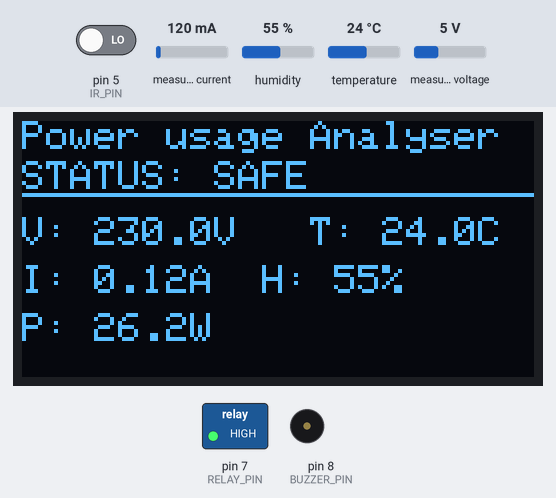
Simulated run of this sketch. Board: Arduino Uno, built with avr-gcc and run on an emulated ATmega328P. Parts: 128×64 one-colour display, switched loads named in the sketch (green lamp = pin HIGH), buzzer (waves = sounding, pin HIGH). The inputs (shaded band) are chosen by the test bench; at power-on: pin 5 (IR_PIN) LOW, measured current 120 mA, humidity 55 %, temperature 24 °C, measured voltage 5 V. What the sketch prints to the serial monitor is not drawn.

Above: at 3.2 s.
3.3 s: pin 5 (IR_PIN) driven HIGH
At 4.2 s:
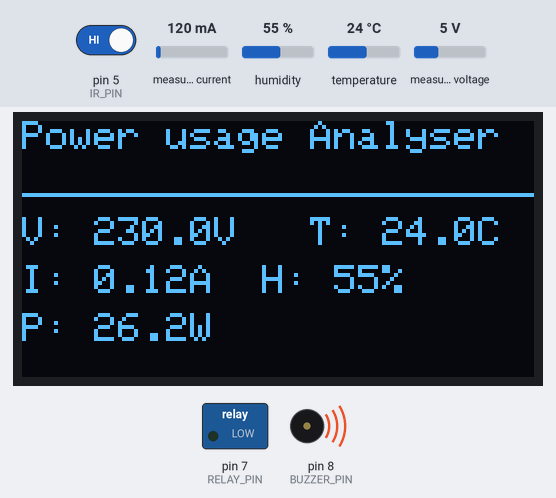
5.3 s: pin 5 (IR_PIN) driven LOW
At 5.9 s:
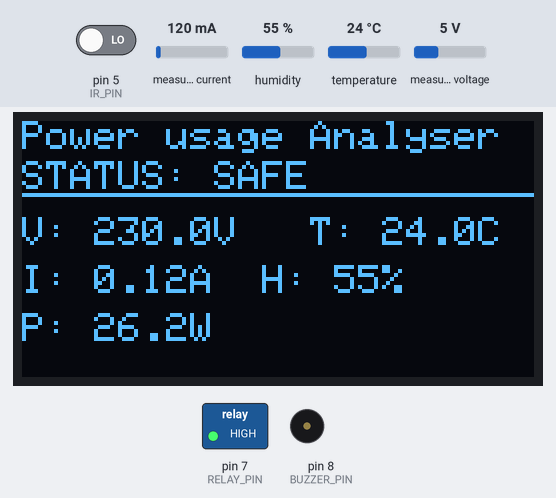
7.0 s: measured current set to 40 mA
At 7.9 s:
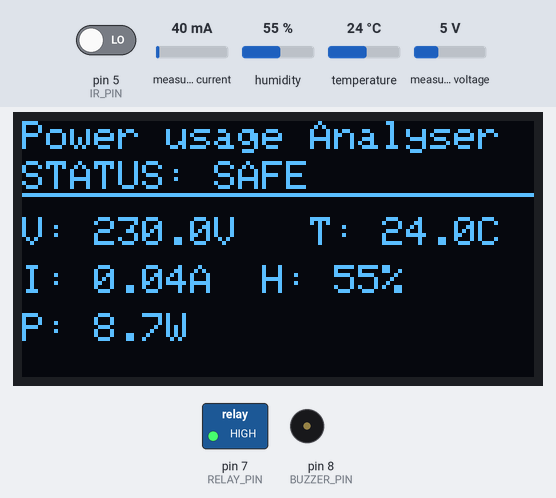
8.6 s: humidity set to 22 %
At 9.5 s:
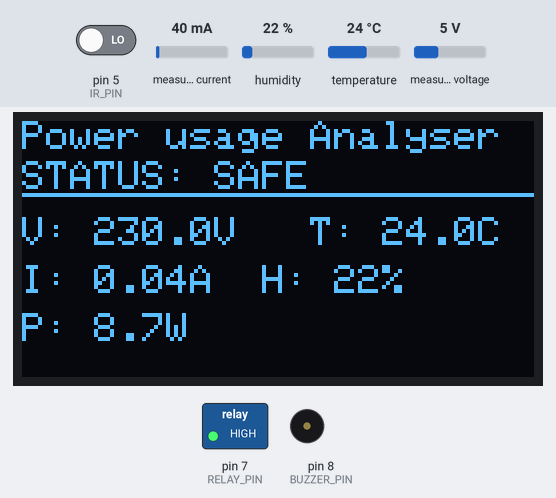
10.3 s: temperature set to 12 °C
At 13.1 s:
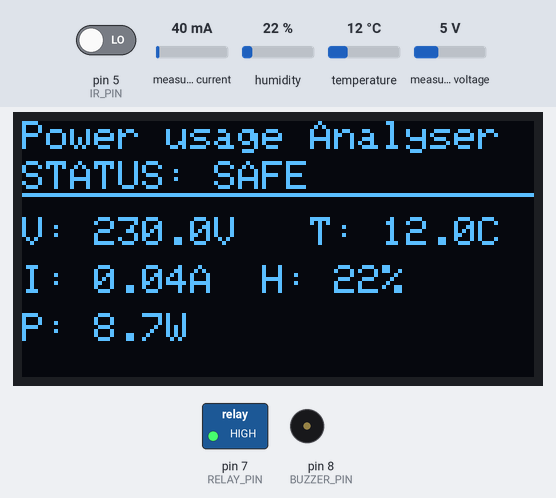
13.6 s: measured voltage set to 0.3 V
At 15.0 s:
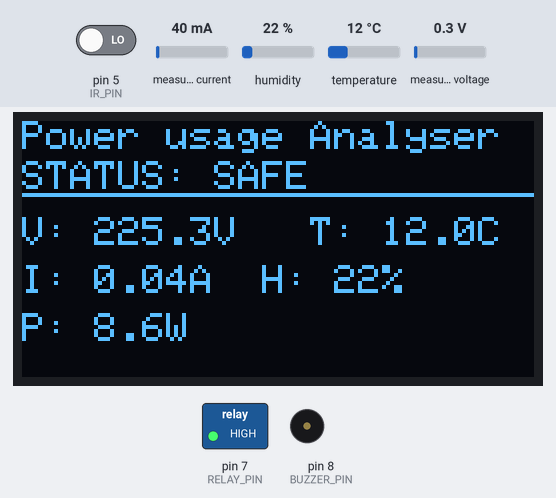
Timing chart, 0 to 16.3 s (numbered marks = the images above; inputs shaded):
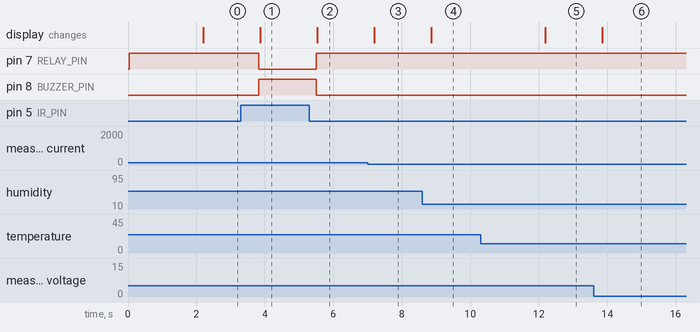

Measured:
- after the input at 3.3 s, pin 7 (RELAY_PIN): HIGH → LOW after 0.52 s; pin 8 (BUZZER_PIN): LOW → HIGH after 0.52 s; the display: changes after 0.56 s (image 1)
- after the input at 5.3 s, pin 7 (RELAY_PIN): LOW → HIGH after 0.20 s; pin 8 (BUZZER_PIN): HIGH → LOW after 0.20 s; the display: changes after 0.23 s (image 2)
- after the input at 7.0 s, the display: changes after 0.19 s (image 3)
- after the input at 8.6 s, the display: changes after 0.26 s (image 4)
- after the input at 10.3 s, the display: changes after 1.9 s (image 5)
- after the input at 13.6 s, the display: changes after 0.25 s (image 6)

The sketch:

Code.ino
```cpp
#include <PZEM004Tv30.h>
#include <DHT.h>
#include <Wire.h>
#include <Adafruit_GFX.h>
#include <Adafruit_SSD1306.h>

// --- PIN DEFINITIONS ---
#define DHTPIN 2
#define DHTTYPE DHT11
#define IR_PIN 5
#define RELAY_PIN 7
#define BUZZER_PIN 8

// --- INITIALIZE MODULES ---
// The V3 library handles SoftwareSerial natively, keeping the buffer cleaner
PZEM004Tv30 pzem(10, 11);
DHT dht(DHTPIN, DHTTYPE);

#define SCREEN_WIDTH 128
#define SCREEN_HEIGHT 64
Adafruit_SSD1306 display(SCREEN_WIDTH, SCREEN_HEIGHT, &Wire, -1);

void setup() {
  Serial.begin(9600);
  dht.begin();

  pinMode(IR_PIN, INPUT);
  pinMode(RELAY_PIN, OUTPUT);
  pinMode(BUZZER_PIN, OUTPUT);

  // Initialize OLED
  if(!display.begin(SSD1306_SWITCHCAPVCC, 0x3C)) {
    // Print errors in JSON format so Python doesn't crash on boot
    Serial.println(F("{\"Error\": \"OLED failed\"}"));
    for(;;);
  }

  display.clearDisplay();
  display.setTextColor(SSD1306_WHITE);

  // Energize-to-trip sequence
  digitalWrite(RELAY_PIN, HIGH);
  digitalWrite(BUZZER_PIN, LOW);

  delay(2000);
}

void loop() {
  // 1. READ PZEM SENSORS FIRST
  float v = pzem.voltage();
  float i = pzem.current();
  float p = pzem.power();
  float e = pzem.energy();

  // Micro-pause allows the SoftwareSerial buffer to completely clear
  // before the DHT11 disables the hardware interrupts.
  delay(50);

  // 2. READ DHT & DIGITAL SENSORS
  float t = dht.readTemperature();
  float h = dht.readHumidity();
  int irState = digitalRead(IR_PIN);

  // 3. INDEPENDENT NaN CLEANUP (Crucial for Python JSON parser)
  if(isnan(v)) v = 0.0;
  if(isnan(i)) i = 0.0;
  if(isnan(p)) p = 0.0;
  if(isnan(e)) e = 0.0;
  if(isnan(t)) t = 0.0;
  if(isnan(h)) h = 0.0;

  // 4. HARDWARE SAFETY INTERLOCK
  int isSafe;
  String statusText;

  if (irState == HIGH || v > 250.0) {
    digitalWrite(RELAY_PIN, LOW);
    digitalWrite(BUZZER_PIN, HIGH);
    isSafe = 0;
    statusText = "";
  } else {
    digitalWrite(RELAY_PIN, HIGH);
    digitalWrite(BUZZER_PIN, LOW);
    isSafe = 1;
    statusText = "STATUS: SAFE";
  }

  // 5. UPDATE LOCAL OLED DISPLAY
  display.clearDisplay();
  display.setTextSize(1);
  display.setCursor(0, 0); display.print(F("Power usage Analyser"));
  display.setCursor(0, 10); display.print(statusText);
  display.drawLine(0, 18, 128, 18, SSD1306_WHITE);

  display.setCursor(0, 24); display.print(F("V: ")); display.print(v, 1); display.print(F("V  "));
  display.print(F(" T: ")); display.print(t, 1); display.print(F("C"));

  display.setCursor(0, 36); display.print(F("I: ")); display.print(i, 2); display.print(F("A  "));
  display.print(F("H: ")); display.print(h, 0); display.print(F("%"));

  display.setCursor(0, 48); display.print(F("P: ")); display.print(p, 1); display.print(F("W"));
  display.display();

  // 6. STREAM HIGH-SPEED JSON TO PYTHON
  Serial.print("{\"V\":"); Serial.print(v, 1);
  Serial.print(",\"I\":"); Serial.print(i, 3);
  Serial.print(",\"P\":"); Serial.print(p, 1);
  Serial.print(",\"E\":"); Serial.print(e, 4);
  Serial.print(",\"T\":"); Serial.print(t, 1);
  Serial.print(",\"H\":"); Serial.print(h, 0);
  Serial.print(",\"Safe\":"); Serial.print(isSafe);
  Serial.println("}");

  delay(1500);
}
```
